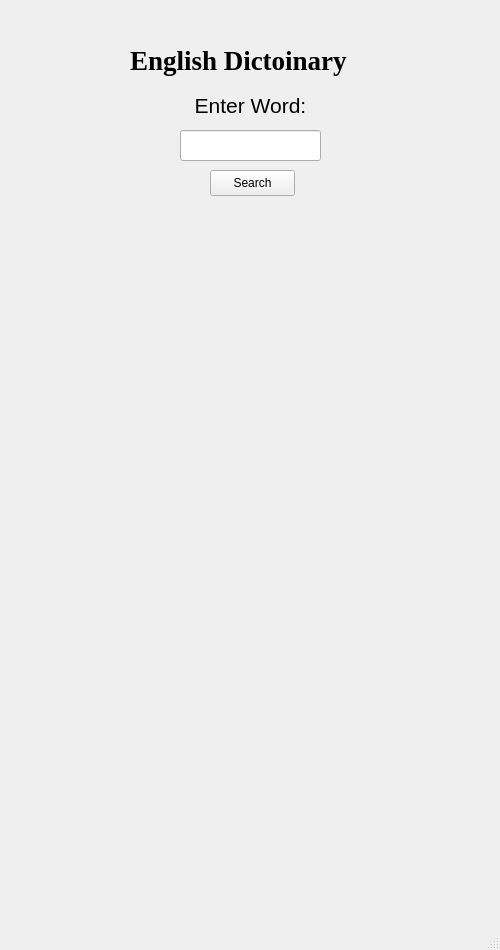
<?xml version="1.0" encoding="UTF-8"?>
<ui version="4.0">
 <class>MainWindow</class>
 <widget class="QMainWindow" name="MainWindow">
  <property name="geometry">
   <rect>
    <x>0</x>
    <y>0</y>
    <width>500</width>
    <height>950</height>
   </rect>
  </property>
  <property name="windowTitle">
   <string>MainWindow</string>
  </property>
  <widget class="QWidget" name="centralwidget">
   <widget class="QLabel" name="Title">
    <property name="geometry">
     <rect>
      <x>130</x>
      <y>20</y>
      <width>241</width>
      <height>81</height>
     </rect>
    </property>
    <property name="font">
     <font>
      <family>Times New Roman</family>
      <pointsize>20</pointsize>
      <weight>75</weight>
      <bold>true</bold>
     </font>
    </property>
    <property name="text">
     <string>English Dictoinary</string>
    </property>
   </widget>
   <widget class="QLineEdit" name="Search_Box">
    <property name="geometry">
     <rect>
      <x>180</x>
      <y>130</y>
      <width>141</width>
      <height>31</height>
     </rect>
    </property>
    <property name="text">
     <string/>
    </property>
   </widget>
   <widget class="QPushButton" name="Search_button">
    <property name="geometry">
     <rect>
      <x>210</x>
      <y>170</y>
      <width>85</width>
      <height>26</height>
     </rect>
    </property>
    <property name="text">
     <string>Search</string>
    </property>
   </widget>
   <widget class="QLabel" name="Enter_Statement">
    <property name="geometry">
     <rect>
      <x>180</x>
      <y>90</y>
      <width>141</width>
      <height>31</height>
     </rect>
    </property>
    <property name="font">
     <font>
      <pointsize>16</pointsize>
     </font>
    </property>
    <property name="text">
     <string>Enter Word:</string>
    </property>
    <property name="alignment">
     <set>Qt::AlignCenter</set>
    </property>
   </widget>
   <widget class="QLabel" name="Answer_window">
    <property name="geometry">
     <rect>
      <x>10</x>
      <y>240</y>
      <width>471</width>
      <height>51</height>
     </rect>
    </property>
    <property name="text">
     <string/>
    </property>
    <property name="wordWrap">
     <bool>true</bool>
    </property>
   </widget>
  </widget>
  <widget class="QMenuBar" name="menubar">
   <property name="geometry">
    <rect>
     <x>0</x>
     <y>0</y>
     <width>500</width>
     <height>25</height>
    </rect>
   </property>
  </widget>
  <widget class="QStatusBar" name="statusbar"/>
 </widget>
 <resources/>
 <connections/>
</ui>
